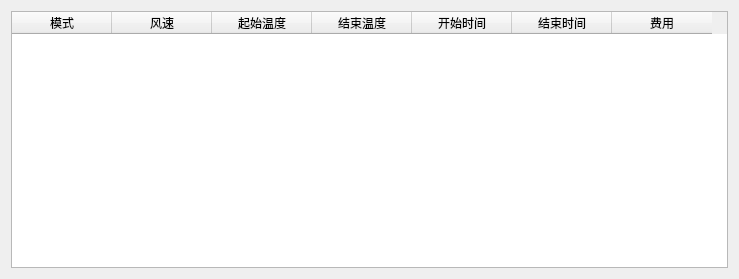
<?xml version="1.0" encoding="UTF-8"?>
<ui version="4.0">
 <class>AdjustDialog</class>
 <widget class="QDialog" name="AdjustDialog">
  <property name="geometry">
   <rect>
    <x>0</x>
    <y>0</y>
    <width>739</width>
    <height>279</height>
   </rect>
  </property>
  <property name="windowTitle">
   <string>Dialog</string>
  </property>
  <layout class="QVBoxLayout" name="verticalLayout">
   <item>
    <widget class="QTableWidget" name="tableWidget">
     <column>
      <property name="text">
       <string>模式</string>
      </property>
     </column>
     <column>
      <property name="text">
       <string>风速</string>
      </property>
     </column>
     <column>
      <property name="text">
       <string>起始温度</string>
      </property>
     </column>
     <column>
      <property name="text">
       <string>结束温度</string>
      </property>
     </column>
     <column>
      <property name="text">
       <string>开始时间</string>
      </property>
     </column>
     <column>
      <property name="text">
       <string>结束时间</string>
      </property>
     </column>
     <column>
      <property name="text">
       <string>费用</string>
      </property>
     </column>
    </widget>
   </item>
  </layout>
 </widget>
 <resources/>
 <connections/>
</ui>
